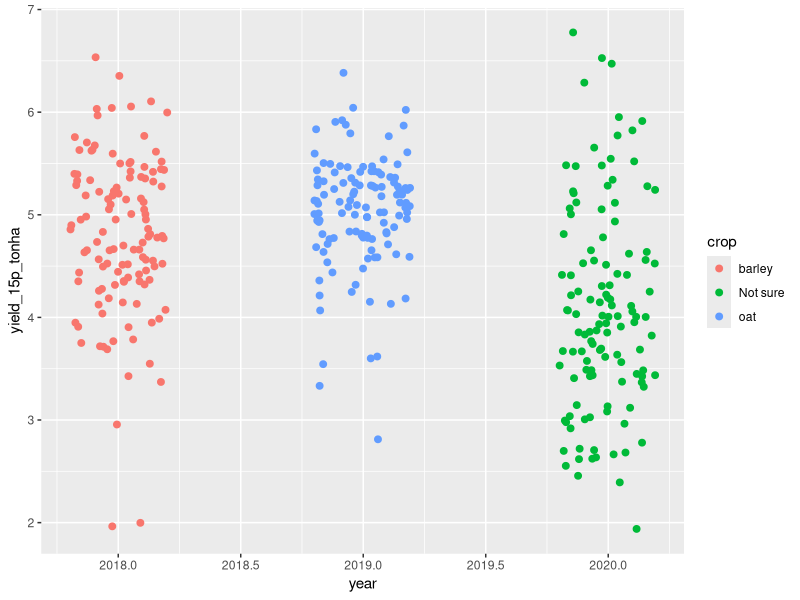

The R script that drew this image: (Note: this script raises an error after producing the figure.)
# created 26/3/2024
# purpose: clean/separate Bo's CENTs data
# notes:


library(tidyverse)
library(readxl)

rm(list = ls())



# raw data ----------------------------------------------------------------

draw <- read_csv("data/raw/rd_gina-simplified.csv")



# 1. yields ---------------------------------------------------------------

d1 <-
  draw %>% 
  filter(!is.na(yield_DM)) %>% 
  select(plot_id:date2, 
         yield_dry_gm2 = yield_DM, 
         yield_15p_tonha = yield15) %>% 
  mutate(crop = case_when(
    year == 2018 ~ "barley",
    year == 2019 ~ "oat",
    year == 2020 ~ "Not sure"))

d1 %>% 
  ggplot(aes(year, yield_15p_tonha)) + 
  geom_jitter(aes(color = crop), width = 0.2, size = 2)

d1 %>% 
  select(plot_id, year, crop, date, date2, everything()) %>% 
  write_csv("data/tidy/td_yield.csv")


# need to do percent coverage ---------------------------------------------

d2 <- 
  draw %>% 
  filter(is.na(yield_DM), !is.na(reg)) %>% 
  select(plot_id:date2, 
         rep = reg, 
         soil, volunteer, clover, lolpe, radish) %>%
  pivot_longer(soil:radish) 


#--cn use the largest remainder rule to make the percentages add to 100
#--tried to use chat gpt but it isn't working

d3 <- 
  d2 %>% 
  group_by(plot_id, year, date, date2, rep) %>% 
  mutate(value2 = apply_largest_remainder_rule_grouped5(value),
         value3 = apply_largest_remainder_rule_grouped5(value2),
         tot = sum(value), 
         tot2 = sum(value3))

d3 %>% 
  ggplot(aes(tot, tot2)) + 
  geom_point()

#---argh what is wrong? 

#--not sure what group it isn't working in
dtest <- 
  d2 %>%
  mutate(obs_id = paste(plot_id, date2, rep),
         obs_id = as.factor(obs_id),
         obs_id = as.numeric(obs_id))


#--group 49 breaks it
a.test <- 
  dtest %>% 
  filter(obs_id == 49) %>% 
  pull(value)

#--ok so you have to run it through twice?
dnew <- 
  dtest %>% 
  filter(obs_id == 49) %>% 
  mutate(value_new = apply_largest_remainder_rule_grouped3(value)) %>% 
  mutate(tot = sum(value),
         tot2 = sum(value_new)) %>% 
  mutate(value_new2 = apply_largest_remainder_rule_grouped3(value_new))


for (i in 2:1440){
  
  d.tmp <- 
    dtest %>% 
    filter(obs_id == i) %>% 
    mutate(value_new = apply_largest_remainder_rule_grouped(value)) %>% 
    mutate(tot = sum(value),
           tot2 = sum(value_new))
  
  dnew <- 
    dnew %>% 
    bind_rows(d.tmp)
  
  print(i)
  
}





#--chat gpt code
# Function to apply largest remainder rule within groups, handling NA values
apply_largest_remainder_rule_grouped <- function(values, total_percentage = 100) {
  #values <- a.test
  # Check for NA values
  if (any(is.na(values))) {
    return(rep(NA, length(values)))
  }
  
  # Calculate the floor of each percentage
  floor_values <- floor(values)
  # Calculate the remainders
  remainders <- values - floor_values
  # Calculate the total percentage allocated to the floor values
  total_floor_percentage <- sum(floor_values)
  # Calculate the remaining percentage to be distributed
  remaining_percentage <- total_percentage - total_floor_percentage
  # Find the indices of the largest remainders
  largest_remainders <- order(remainders, decreasing = TRUE)[1:remaining_percentage]
  # Add 1 to the floor values with the largest remainders
  floor_values[largest_remainders] <- floor_values[largest_remainders] + 1
  return(floor_values)
}

# Example dataframe with NA values
df <- tibble(
  group = c("Group1", "Group1", "Group2", "Group2", "Group3"),
  category = c("A", "B", "C", "D", "E"),
  percentage = c(23.4, 45.6, NA, 18.7, 29)
)

# Apply largest remainder rule within each group
df <- df %>%
  group_by(group) %>%
  mutate(percentage = apply_largest_remainder_rule_grouped(percentage))

print(df)

# Function to apply largest remainder rule within groups, handling NA values and ensuring sum equals total percentage
apply_largest_remainder_rule_grouped2 <- function(values, total_percentage = 100) {
  # Check for NA values
  if (any(is.na(values))) {
    return(rep(NA, length(values)))
  }
  
  # Count non-zero values
  non_zero_count <- sum(values != 0)
  
  # Check if there are fewer non-zero values than total percentage
  if (non_zero_count < total_percentage) {
    return(rep(NA, length(values)))
  }
  
  # Calculate the floor of each percentage
  floor_values <- floor(values)
  # Calculate the remainders
  remainders <- values - floor_values
  # Calculate the total percentage allocated to the floor values
  total_floor_percentage <- sum(floor_values)
  # Calculate the remaining percentage to be distributed
  remaining_percentage <- total_percentage - total_floor_percentage
  # Find the indices of the largest remainders
  largest_remainders <- order(remainders, decreasing = TRUE)[1:remaining_percentage]
  # Add 1 to the floor values with the largest remainders
  floor_values[largest_remainders] <- floor_values[largest_remainders] + 1
  return(floor_values)
}

# Example dataframe with two values and three zeros
df <- tibble(
  group = c("Group1", "Group1", "Group2", "Group2", "Group3"),
  category = c("A", "B", "C", "D", "E"),
  percentage = c(0, 0, 50, 50, 0)
)

# Apply largest remainder rule within each group
df <- df %>%
  group_by(group) %>%
  mutate(percentage = apply_largest_remainder_rule_grouped(percentage))

print(df)

# Function to apply largest remainder rule within groups, handling NA values and ensuring sum equals total percentage
apply_largest_remainder_rule_grouped3 <- function(values, total_percentage = 100) {
  # Check for NA values
  if (any(is.na(values))) {
    return(rep(NA, length(values)))
  }
  
  # Count non-zero values
  non_zero_values <- values[values != 0]
  non_zero_count <- length(non_zero_values)
  
  # Check if there are fewer non-zero values than total percentage
  if (non_zero_count == 0) {
    return(rep(0, length(values)))
  }
  
  # Calculate the floor of each percentage
  floor_values <- floor(values)
  # Calculate the remainders
  remainders <- values - floor_values
  # Calculate the total percentage allocated to the floor values
  total_floor_percentage <- sum(floor_values)
  # Calculate the remaining percentage to be distributed
  remaining_percentage <- total_percentage - total_floor_percentage
  
  # If there are fewer non-zero values than total percentage,
  # distribute the remaining percentage equally among non-zero values
  if (non_zero_count < total_percentage) {
    extra_percentage <- remaining_percentage %% non_zero_count
    floor_values[values != 0] <- floor_values[values != 0] + (remaining_percentage %/% non_zero_count)
    floor_values[order(remainders[values != 0], decreasing = TRUE)[1:extra_percentage]] <- floor_values[order(remainders[values != 0], decreasing = TRUE)[1:extra_percentage]] + 1
  } else {
    # Find the indices of the largest remainders
    largest_remainders <- order(remainders, decreasing = TRUE)[1:remaining_percentage]
    # Add 1 to the floor values with the largest remainders
    floor_values[largest_remainders] <- floor_values[largest_remainders] + 1
  }
  
  return(floor_values)
}


# Function to apply largest remainder rule within groups, handling NA values and ensuring sum equals total percentage
apply_largest_remainder_rule_grouped4 <- function(values, total_percentage = 100) {
  # Check for NA values
  if (any(is.na(values))) {
    return(rep(NA, length(values)))
  }
  
  # Calculate the sum of percentages
  sum_values <- sum(values, na.rm = TRUE)
  
  # If sum of percentages exceeds total percentage, distribute proportionally
  if (sum_values > total_percentage) {
    excess_percentage <- sum_values - total_percentage
    values <- values * (total_percentage / sum_values)
  }
  
  # Count non-zero values
  non_zero_values <- values[values != 0]
  non_zero_count <- length(non_zero_values)
  
  # Check if there are fewer non-zero values than total percentage
  if (non_zero_count == 0) {
    return(rep(0, length(values)))
  }
  
  # Calculate the floor of each percentage
  floor_values <- floor(values)
  # Calculate the remainders
  remainders <- values - floor_values
  # Calculate the total percentage allocated to the floor values
  total_floor_percentage <- sum(floor_values)
  # Calculate the remaining percentage to be distributed
  remaining_percentage <- total_percentage - total_floor_percentage
  
  # If there are fewer non-zero values than total percentage,
  # distribute the remaining percentage equally among non-zero values
  if (non_zero_count < total_percentage) {
    extra_percentage <- remaining_percentage %% non_zero_count
    floor_values[values != 0] <- floor_values[values != 0] + (remaining_percentage %/% non_zero_count)
    floor_values[order(remainders[values != 0], decreasing = TRUE)[1:extra_percentage]] <- floor_values[order(remainders[values != 0], decreasing = TRUE)[1:extra_percentage]] + 1
  } else {
    # Find the indices of the largest remainders
    largest_remainders <- order(remainders, decreasing = TRUE)[1:remaining_percentage]
    # Add 1 to the floor values with the largest remainders
    floor_values[largest_remainders] <- floor_values[largest_remainders] + 1
  }
  
  return(floor_values)
}

# Example dataframe with two values and three zeros
df <- tibble(
  group = c("Group1", "Group1", "Group2", "Group2", "Group3"),
  category = c("A", "B", "C", "D", "E"),
  percentage = c(0, 0, 50, 50, 0)
)

# Apply largest remainder rule within each group
df <- df %>%
  group_by(group) %>%
  mutate(percentage = apply_largest_remainder_rule_grouped(percentage))

print(df)


# Function to apply largest remainder rule within groups, handling NA values and ensuring sum equals total percentage
apply_largest_remainder_rule_grouped5 <- function(values, total_percentage = 100) {
  # Check for NA values
  if (any(is.na(values))) {
    return(rep(NA, length(values)))
  }
  
  # Calculate the sum of percentages
  sum_values <- sum(values, na.rm = TRUE)
  
  # If sum of percentages exceeds total percentage, truncate the excess
  if (sum_values > total_percentage) {
    excess_percentage <- sum_values - total_percentage
    values <- values - (values / sum_values) * excess_percentage
  }
  
  # Count non-zero values
  non_zero_values <- values[values != 0]
  non_zero_count <- length(non_zero_values)
  
  # Check if there are fewer non-zero values than total percentage
  if (non_zero_count == 0) {
    return(rep(0, length(values)))
  }
  
  # Calculate the floor of each percentage
  floor_values <- floor(values)
  # Calculate the remainders
  remainders <- values - floor_values
  # Calculate the total percentage allocated to the floor values
  total_floor_percentage <- sum(floor_values)
  # Calculate the remaining percentage to be distributed
  remaining_percentage <- total_percentage - total_floor_percentage
  
  # If there are fewer non-zero values than total percentage,
  # distribute the remaining percentage equally among non-zero values
  if (non_zero_count < total_percentage) {
    extra_percentage <- remaining_percentage %% non_zero_count
    floor_values[values != 0] <- floor_values[values != 0] + (remaining_percentage %/% non_zero_count)
    floor_values[order(remainders[values != 0], decreasing = TRUE)[1:extra_percentage]] <- floor_values[order(remainders[values != 0], decreasing = TRUE)[1:extra_percentage]] + 1
  } else {
    # Find the indices of the largest remainders
    largest_remainders <- order(remainders, decreasing = TRUE)[1:remaining_percentage]
    # Add 1 to the floor values with the largest remainders
    floor_values[largest_remainders] <- floor_values[largest_remainders] + 1
  }
  
  return(floor_values)
}

